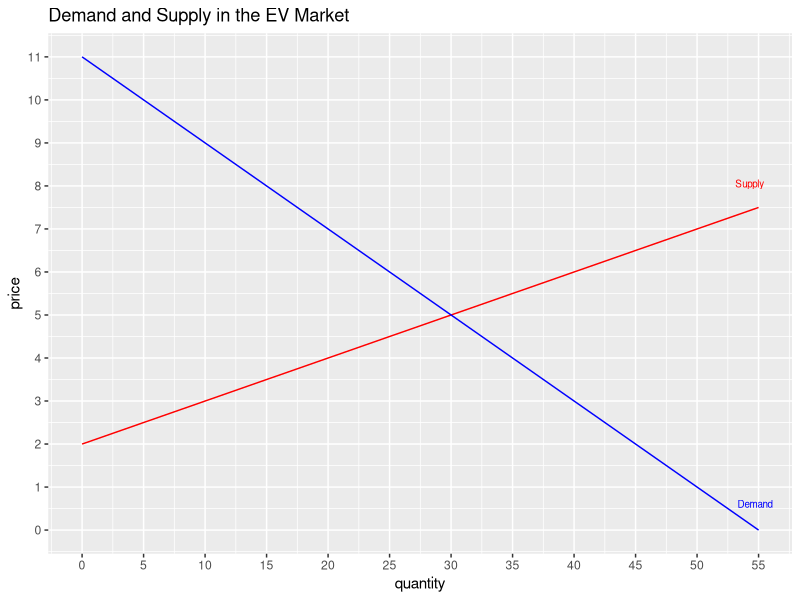
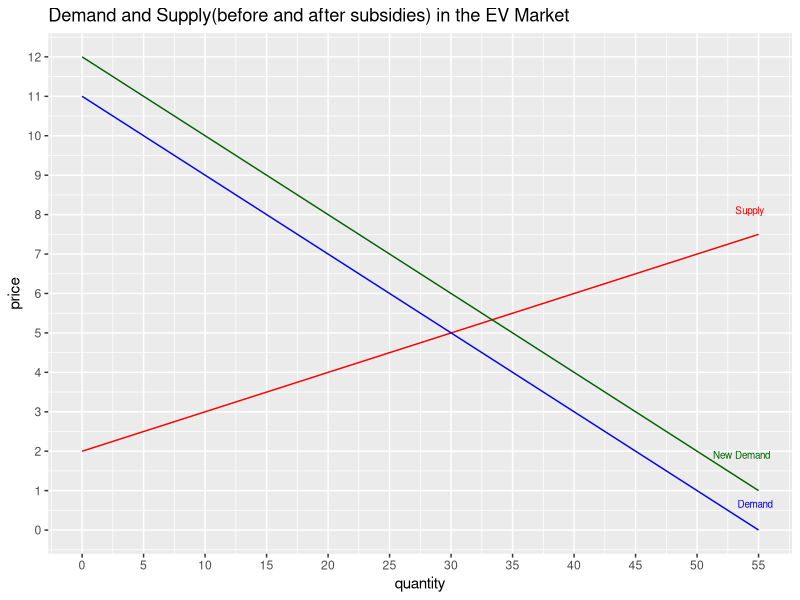
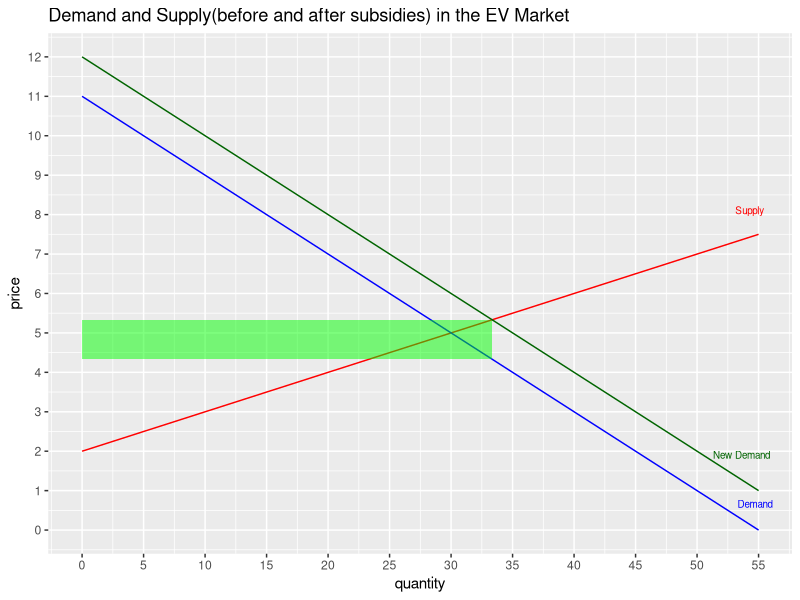
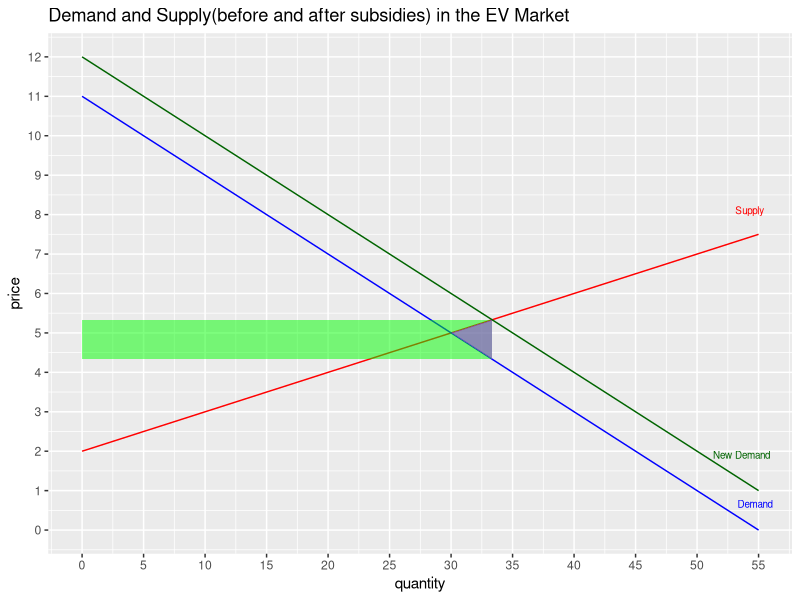
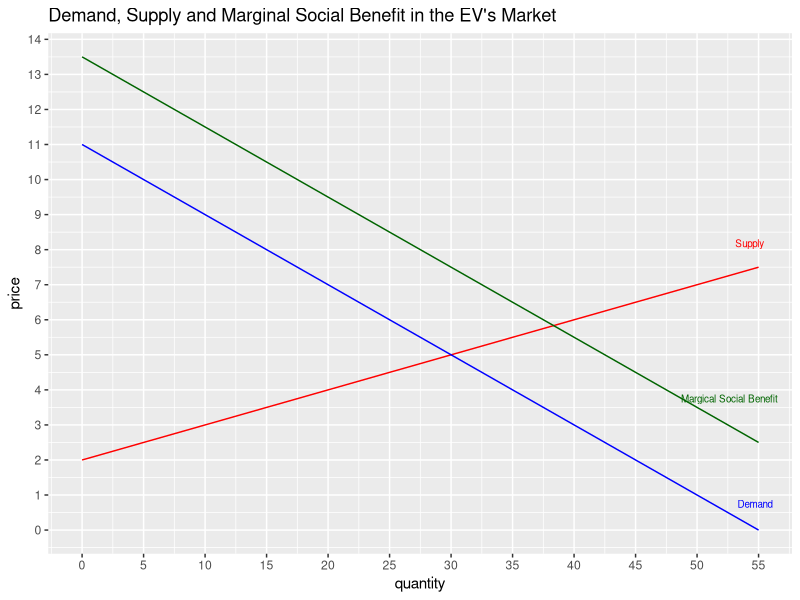

These charts were generated, in order, by the following R code:
library(tidyverse)

## question A

demand <- function(qd) { -(qd/5) + 11}
supply <- function(qs) {qs/10 + 2}
quantity <- seq(from =0, to = 55, by = 5)
df <- data.frame(
  quantity = quantity, 
  supply_price = supply(quantity), 
  demand_price = demand(quantity)
)

ggplot(df, aes(x = quantity)) +
  geom_line(aes(x = quantity, y = supply_price), color = "red") +
  geom_line(aes(x = quantity, y = demand_price), color = "blue") +
  scale_x_continuous(breaks = seq(0, 55, 5)) +
  scale_y_continuous(breaks = seq(0, 12, 1)) +
  annotate(
    "text",
    x = max(quantity),
    y = demand(max(quantity)),
    label = "Demand",
    hjust = 0.6,
    vjust = -2.8,
    color = "blue",
    size = 2.5
  ) +
  annotate(
    "text",
    x = max(quantity),
    y = supply(max(quantity)),
    label = "Supply",
    hjust = 0.8,
    vjust = -2.5,
    color = "red",
    size = 2.5
  ) +
  labs(
    title = "Demand and Supply in the EV Market",
    x = "quantity", 
    y = "price"
  )

## question E

new_demand <- function(qd) { -(qd/5) + 12}
df2 <- data.frame(
  quantity = quantity, 
  supply_price = supply(quantity), 
  demand_price = demand(quantity),
  new_demand_price = new_demand(quantity)
)

ggplot(df2, aes(x = quantity)) +
  geom_line(aes(x = quantity, y = supply_price), color = "red") +
  geom_line(aes(x = quantity, y = demand_price), color = "blue") +
  geom_line(aes(x = quantity, y = new_demand_price), color = "dark green") +
  scale_x_continuous(breaks = seq(0, 55, 5)) +
  scale_y_continuous(breaks = seq(0, 12, 1)) +
  annotate(
    "text",
    x = max(quantity),
    y = demand(max(quantity)),
    label = "Demand",
    hjust = 0.6,
    vjust = -2.8,
    color = "blue",
    size = 2.5
  ) +
  annotate(
    "text",
    x = max(quantity),
    y = supply(max(quantity)),
    label = "Supply",
    hjust = 0.8,
    vjust = -2.5,
    color = "red",
    size = 2.5
  ) +
  annotate(
    "text",
    x = max(quantity),
    y = new_demand(max(quantity)),
    label = "New Demand",
    hjust = 0.8,
    vjust = -4,
    color = "dark green",
    size = 2.5
  ) +
  labs(
    title = "Demand and Supply(before and after subsidies) in the EV Market",
    x = "quantity", 
    y = "price"
  )

## question F

df3 <- data.frame(
  x = c(100/3, 100/3, 0, 0),
  y = c(13/3, 16/3, 16/3, 13/3)
)

ggplot(df2, aes(x = quantity)) +
  geom_line(aes(x = quantity, y = supply_price), color = "red") +
  geom_line(aes(x = quantity, y = demand_price), color = "blue") +
  geom_line(aes(x = quantity, y = new_demand_price), color = "dark green") +
  geom_polygon(data = df3, mapping = aes(x = x, y = y), fill = "green", alpha = 0.5) +
  scale_x_continuous(breaks = seq(0, 55, 5)) +
  scale_y_continuous(breaks = seq(0, 12, 1)) +
  annotate(
    "text",
    x = max(quantity),
    y = demand(max(quantity)),
    label = "Demand",
    hjust = 0.6,
    vjust = -2.8,
    color = "blue",
    size = 2.5
  ) +
  annotate(
    "text",
    x = max(quantity),
    y = supply(max(quantity)),
    label = "Supply",
    hjust = 0.8,
    vjust = -2.5,
    color = "red",
    size = 2.5
  ) +
  annotate(
    "text",
    x = max(quantity),
    y = new_demand(max(quantity)),
    label = "New Demand",
    hjust = 0.8,
    vjust = -4,
    color = "dark green",
    size = 2.5
  ) +
  labs(
    title = "Demand and Supply(before and after subsidies) in the EV Market",
    x = "quantity", 
    y = "price"
  )

df4 <- data.frame(
  x = c(100/3, 100/3, 30),
  y = c(13/3, 16/3, 5)
)

ggplot(df2, aes(x = quantity)) +
  geom_line(aes(x = quantity, y = supply_price), color = "red") +
  geom_line(aes(x = quantity, y = demand_price), color = "blue") +
  geom_line(aes(x = quantity, y = new_demand_price), color = "dark green") +
  geom_polygon(data = df3, mapping = aes(x = x, y = y), fill = "green", alpha = 0.5) +
  geom_polygon(data = df4, mapping = aes(x = x, y = y), fill = "purple", alpha = 0.5) +
  scale_x_continuous(breaks = seq(0, 55, 5)) +
  scale_y_continuous(breaks = seq(0, 12, 1)) +
  annotate(
    "text",
    x = max(quantity),
    y = demand(max(quantity)),
    label = "Demand",
    hjust = 0.6,
    vjust = -2.8,
    color = "blue",
    size = 2.5
  ) +
  annotate(
    "text",
    x = max(quantity),
    y = supply(max(quantity)),
    label = "Supply",
    hjust = 0.8,
    vjust = -2.5,
    color = "red",
    size = 2.5
  ) +
  annotate(
    "text",
    x = max(quantity),
    y = new_demand(max(quantity)),
    label = "New Demand",
    hjust = 0.8,
    vjust = -4,
    color = "dark green",
    size = 2.5
  ) +
  labs(
    title = "Demand and Supply(before and after subsidies) in the EV Market",
    x = "quantity", 
    y = "price"
  )





## question G
demand <- function(qd) { -(qd/5) + 11}
supply <- function(qs) {qs/10 + 2}
quantity <- seq(from =0, to = 55, by = 5)
marginal <- function(qd) { -(qd/5) + 11 + 2.5}
df5 <- data.frame(
  quantity = quantity, 
  supply_price = supply(quantity), 
  demand_price = demand(quantity),
  marginal_social_benefit = marginal(quantity)
)

ggplot(df5, aes(x = quantity)) +
  geom_line(aes(x = quantity, y = supply_price), color = "red") +
  geom_line(aes(x = quantity, y = demand_price), color = "blue") +
  geom_line(aes(x = quantity, y = marginal_social_benefit), color = "dark green") +
  scale_x_continuous(breaks = seq(0, 55, 5)) +
  scale_y_continuous(breaks = seq(0, 14, 1)) +
  annotate(
    "text",
    x = max(quantity),
    y = demand(max(quantity)),
    label = "Demand",
    hjust = 0.6,
    vjust = -2.8,
    color = "blue",
    size = 2.5
  ) +
  annotate(
    "text",
    x = max(quantity),
    y = supply(max(quantity)),
    label = "Supply",
    hjust = 0.8,
    vjust = -2.5,
    color = "red",
    size = 2.5
  ) +
  annotate(
    "text",
    x = max(quantity),
    y = marginal(max(quantity)),
    label = "Margical Social Benefit",
    hjust = 0.8,
    vjust = -5,
    color = "dark green",
    size = 2.5
  ) +
  labs(
    title = "Demand, Supply and Marginal Social Benefit in the EV's Market",
    x = "quantity", 
    y = "price"
  )